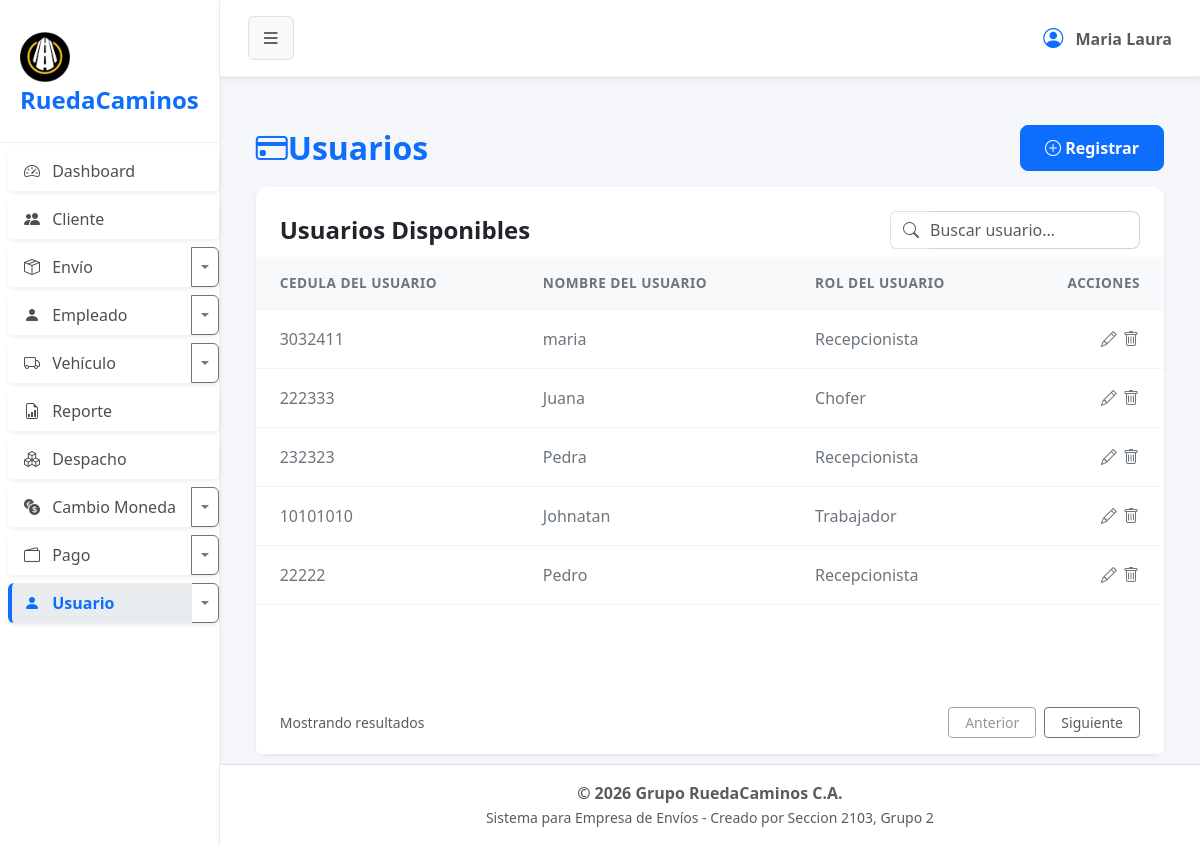
Before: /?url=usuario with the older database file.
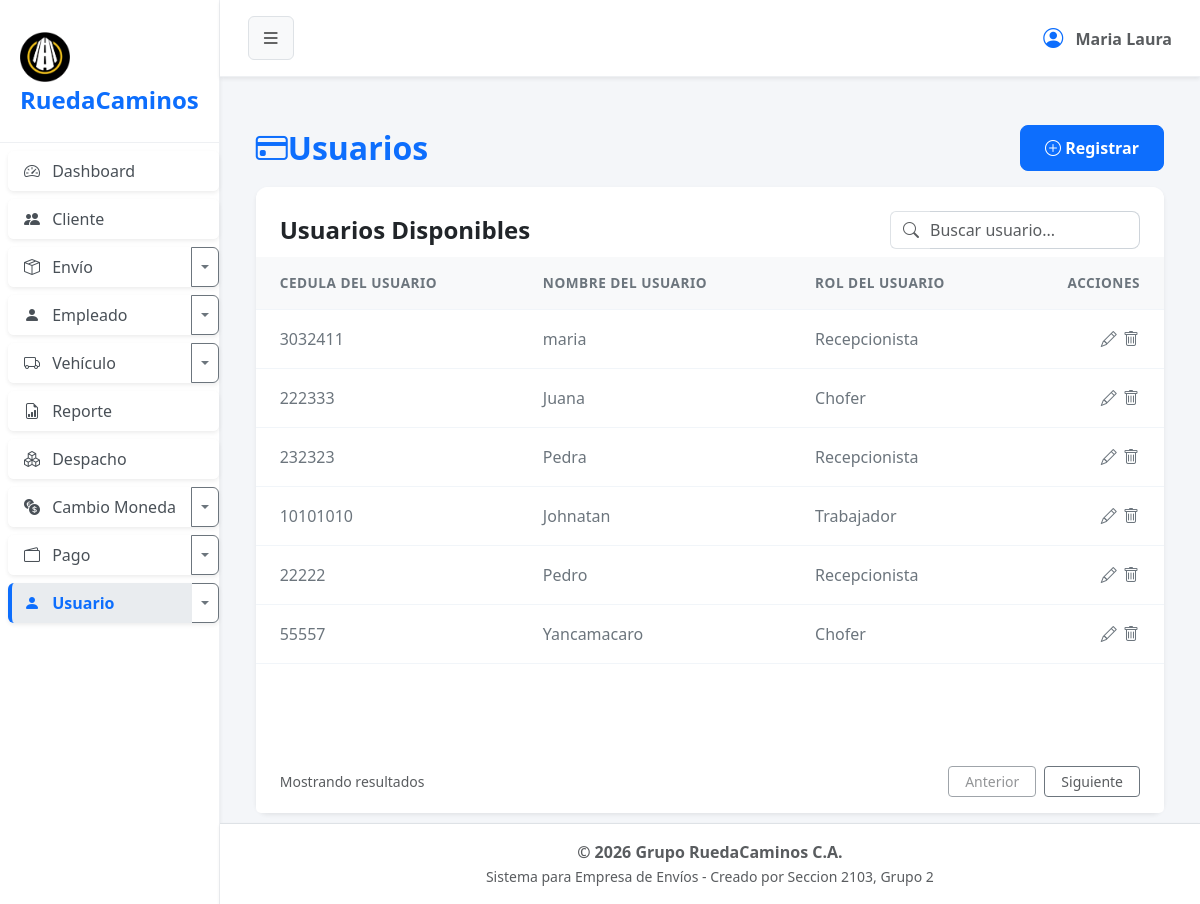
After: the same page with the newer database file.
### tables this page shows
CREATE TABLE `usuario` (
  `cod_usuario` int(11) NOT NULL,
  `nombre` varchar(20) NOT NULL,
  `cedula` int(9) NOT NULL,
  `password` varchar(20) NOT NULL,
  `cod_rol` int(1) NOT NULL,
  `estado` tinyint(1) NOT NULL
);

CREATE TABLE `rol` (
  `cod_rol` int(1) NOT NULL,
  `nombre` varchar(20) NOT NULL,
  `estado` tinyint(1) NOT NULL
);

### app/controller/usuarioController.php (called while the page is built, shortened)
<?php
$usuario = new Usuario();
$registros = $usuario->obt_RegistrosUsuario();
include 'app/view/layout/header.php';
include 'app/view/usuario/usuarioView.php';
include 'app/view/layout/footer.php';

### index.php (called while the page is built, shortened)
<?php
    $frontController = new FrontController();
?>

### app/config/Conexion.php (called while the page is built, shortened)
<?php
abstract class Conexion
{
    public $host = "localhost";
    public $namedb = "grupo_ruedacaminos";
    public $userdb = "root";
    public $passwd = "";
    public function __construct()
    {
        $this->conexion = $this->getConnection();
    }
    public function getConnection(): PDO
    {
        try {
            $dsn = "mysql:host=" . $this->host . ";dbname=" . $this->namedb . ";charset=utf8";
            $conexion = new PDO($dsn, $this->userdb, $this->passwd);
            $conexion->setAttribute(PDO::ATTR_ERRMODE, PDO::ERRMODE_EXCEPTION);
        } catch (PDOException $error) {
            die('No se pudo conectar a la base de datos, error:' . $error->getMessage());
        }
        return $conexion;
    }
}

### app/model/Usuario.php (called while the page is built, shortened)
<?php
class Usuario extends Conexion
{
    public function obt_RegistrosUsuario()
    {
        try {
            $sentencia = "SELECT usuario.*, rol.nombre
            AS nombre_rol
            FROM usuario
            INNER JOIN rol
            ON usuario.cod_rol= rol.cod_rol
            WHERE usuario.estado=1";
            $select = $this->conexion->prepare($sentencia);
            $select->execute();
            return $select->fetchAll(\PDO::FETCH_ASSOC);
        } catch (\PDOException $e) {
            return [];
        }
    }
}

### app/view/Usuario/componentes/tabla.php (the view, shortened to what this page needs)
<div class="card-body p-0">
    <div class="table-responsive">
        <table class="table table-hover align-middle mb-0">
            <thead class="table-light table-header-custom">
                <tr>
                    <th class="ps-4">CEDULA DEL USUARIO</th>
                    <th class="ps-4">NOMBRE DEL USUARIO</th>
                    <th class="ps-4">ROL DEL USUARIO</th>
                    <th class="text-end pe-4">ACCIONES</th>
                </tr>
            </thead>
            <tbody>
                <?php foreach ($registros as $dato): ?>
                    <tr>
                        <td class="ps-4 fw-medium text-secondary"><?= $dato['cedula']; ?></td>
                        <td class="ps-4 fw-medium text-secondary"><?= $dato['nombre']; ?></td>
                        <td class="ps-4 fw-medium text-secondary"><?= $dato['nombre_rol']; ?></td>
                        <td class="text-end pe-4">
                            <button type="button" class="btn btn-link text-secondary p-0 m-0 align-baseline" title="Actualizar" data-bs-toggle="modal" data-bs-target="#actualizarUsuario"
                                datos-cod-usuario="<?php echo $dato['cod_usuario']; ?>"
                                datos-nombre="<?php echo $dato['nombre']; ?>"
                                datos-cedula="<?php echo $dato['cedula']; ?>"
                                datos-password="<?php echo $dato['password']; ?>"
                                datos-cod-rol="<?php echo $dato['cod_rol']; ?>">
                                <i class="bi bi-pencil"></i>
                            </button>
                            <form action="#" id="formEliminar" method="POST" style="display: inline;">
                                <fieldset style="display: inline;">
                                    <button type="submit" name="tipoSolicitud" value="eliminar" class="btn btn-link text-secondary p-0 m-0 align-baseline" title="Eliminar" onclick="return confirm('¿Está seguro de eliminar este usuario?');"> <i class="bi bi-trash"></i>
                                    </button>
                                </fieldset>
                            </form>
                        </td>
                    </tr>
                <?php endforeach; ?>
            </tbody>
        </table>
    </div>
</div>

Changed rows visible on the page:
added usuario: cedula "55557", nombre "Yancamacaro", cod_rol.nombre "Chofer"
